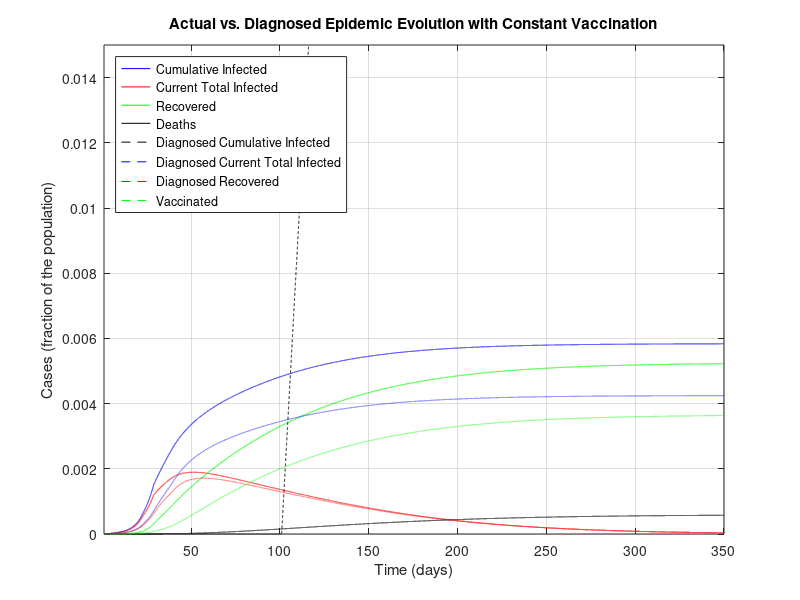
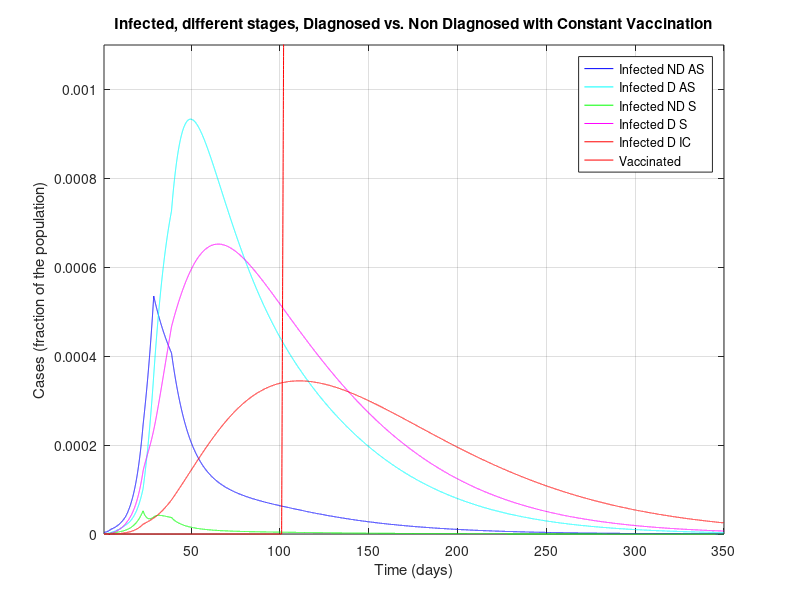
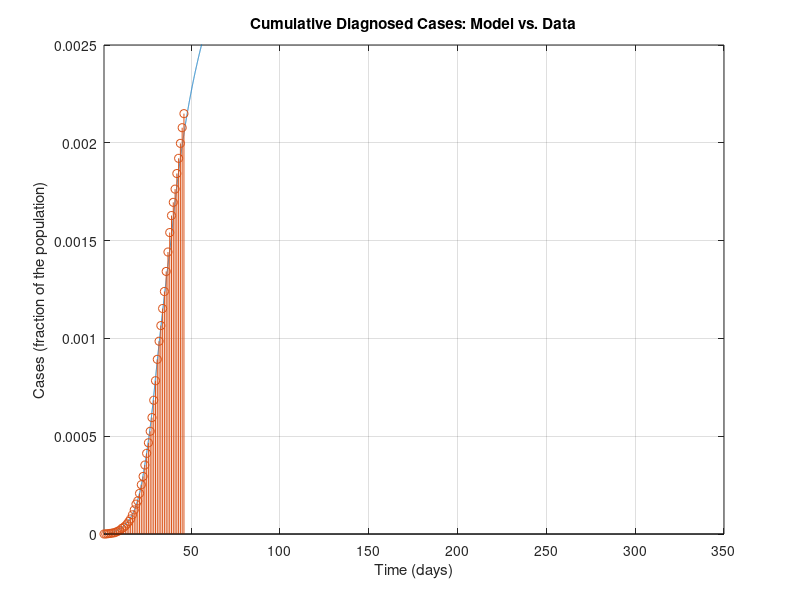
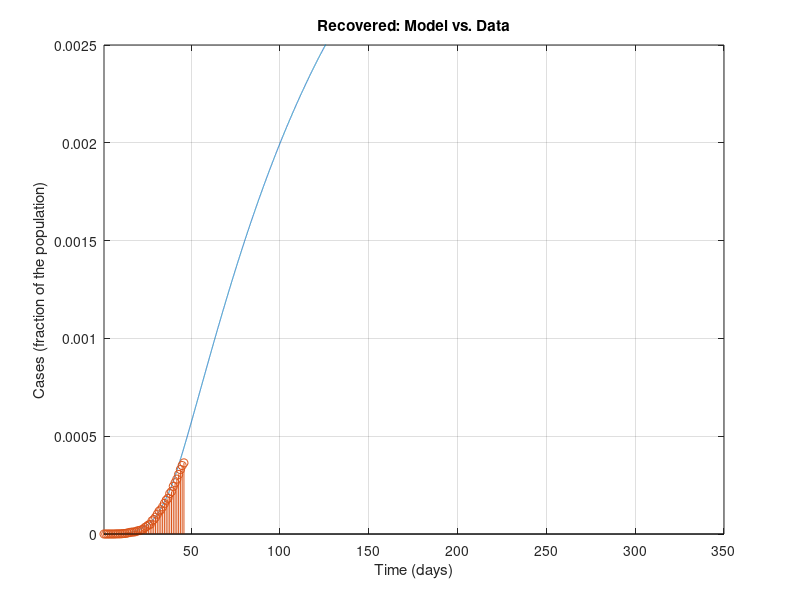

Write MATLAB code to recreate these figures, in order.
%%%%%%%%%%%%%%%%%%%%%%%%%%%%%%%%%%%%%%%%
%%%%%%%%%%%%%%%%%%%%%%%%%%%%%%%%%%%%%%%%
% MATLAB Code for epidemic simulations with the SIDARTHE model in the work
%
% Based on Modelling the COVID-19 epidemic and implementation of population-wide interventions in Italy
% by Giulia Giordano, Franco Blanchini, Raffaele Bruno, Patrizio Colaneri, Alessandro Di Filippo, Angela Di Matteo, Marta Colaneri
% 
%This program introduces a V compartment that represents vaccination at a
%constant rate.

%This vaccination can be modified to start at day 100 too.

%%%%%%%%%%%%%%%%%%%%%%%%%%%%%%%%%%%%%%%%
%%%%%%%%%%%%%%%%%%%%%%%%%%%%%%%%%%%%%%%%

%This program

clear all
close all
clc

%%%%%%%%%%%%%%%%%%%%%%%%%%%%%%%%%%%%%%%%
% DATA
%%%%%%%%%%%%%%%%%%%%%%%%%%%%%%%%%%%%%%%%

% Italian population
popolazione=60e6;

% Data 20 February - 5 April (46 days):
% Total Cases
CasiTotali = [3 20 79 132 219 322 400 650 888 1128 1694 2036 2502 3089 3858 4636 5883 7375 9172 10149 12462 15113 17660 21157 24747 27980 31506 35713 41035 47021 53578 59138 63927 69176 74386 80539 86498 92472 97689 101739 105792 110574 115242 119827 124632 128948]/popolazione; % D+R+T+E+H_diagnosticati
% Deaths
Deceduti = [0 1 2 2 5 10 12 17 21 29 34 52 79 107 148 197 233 366 463 631 827 1016 1266 1441 1809 2158 2503 2978 3405 4032 4825 5476 6077 6820 7503 8165 9134 10023 10779 11591 12428 13155 13915 14681 15362 15887]/popolazione; % E
% Recovered
Guariti = [0 0 0 1 1 1 3 45 46 50 83 149 160 276 414 523 589 622 724 1004 1045 1258 1439 1966 2335 2749 2941 4025 4440 5129 6072 7024 7432 8326 9362 10361 10950 12384 13030 14620 15729 16847 18278 19758 20996 21815]/popolazione; % H_diagnosticati
% Currently Positive
Positivi = [3 19 77 129 213 311 385 588 821 1049 1577 1835 2263 2706 3296 3916 5061 6387 7985 8514 10590 12839 14955 17750 20603 23073 26062 28710 33190 37860 42681 46638 50418 54030 57521 62013 66414 70065 73880 75528 77635 80572 83049 85388 88274 91246]/popolazione; % D+R+T

% Data 23 February - 5 April (from day 4 to day 46)
% Currently positive: isolated at home
Isolamento_domiciliare = [49 91 162 221 284 412 543 798 927 1000 1065 1155 1060 1843 2180 2936 2599 3724 5036 6201 7860 9268 10197 11108 12090 14935 19185 22116 23783 26522 28697 30920 33648 36653 39533 42588 43752 45420 48134 50456 52579 55270 58320]/popolazione; %D
% Currently positive: hospitalised
Ricoverati_sintomi = [54 99 114 128 248 345 401 639 742 1034 1346 1790 2394 2651 3557 4316 5038 5838 6650 7426 8372 9663 11025 12894 14363 15757 16020 17708 19846 20692 21937 23112 24753 26029 26676 27386 27795 28192 28403 28540 28741 29010 28949]/popolazione; % R
% Currently positive: ICU
Terapia_intensiva = [26 23 35 36 56 64 105 140 166 229 295 351 462 567 650 733 877 1028 1153 1328 1518 1672 1851 2060 2257 2498 2655 2857 3009 3204 3396 3489 3612 3732 3856 3906 3981 4023 4035 4053 4068 3994 3977]/popolazione; %T


%%%%%%%%%%%%%%%%%%%%%%%%%%%%%%%%%%%%%%%%
% PARAMETERS
%%%%%%%%%%%%%%%%%%%%%%%%%%%%%%%%%%%%%%%%

% Simulation horizon: CAN BE MODIFIED AT ONE'S WILL PROVIDED THAT IT IS AT
% LEAST EQUAL TO THE NUMBER OF DAYS FOR WHICH DATA ARE AVAILABLE
Orizzonte = 350;

% Plot yes/no: SET TO 1 IF PDF FIGURES MUST BE GENERATED, 0 OTHERWISE
plotPDF = 0;

% Time-step for Euler discretisation of the continuous-time system
step=0.01;

% Transmission rate due to contacts with UNDETECTED asymptomatic infected
alfa=0.57;
% Transmission rate due to contacts with DETECTED asymptomatic infected
beta=0.0114;
% Transmission rate due to contacts with UNDETECTED symptomatic infected
gamma=0.456;
% Transmission rate due to contacts with DETECTED symptomatic infected
delta=0.0114;

% Detection rate for ASYMPTOMATIC
epsilon=0.171;
% Detection rate for SYMPTOMATIC
theta=0.3705;

% Worsening rate: UNDETECTED asymptomatic infected becomes symptomatic
zeta=0.1254;
% Worsening rate: DETECTED asymptomatic infected becomes symptomatic
eta=0.1254;

% Worsening rate: UNDETECTED symptomatic infected develop life-threatening
% symptoms
mu=0.0171;
% Worsening rate: DETECTED symptomatic infected develop life-threatening
% symptoms
nu=0.0274;

% Mortality rate for infected with life-threatening symptoms
tau=0.01;

% Recovery rate for undetected asymptomatic infected
lambda=0.0342;
% Recovery rate for detected asymptomatic infected
rho=0.0342;
% Recovery rate for undetected symptomatic infected
kappa=0.0171;
% Recovery rate for detected symptomatic infected
xi=0.0171;
% Recovery rate for life-threatened symptomatic infected
sigma=0.0171;

%to add the SIDARTHE-V version add a new constant phi
%phi=0.0005;
%For second scenario with vaccines at day 100
phi=0.0;
%phi=0.5;


%%%%%%%%%%%%%%%%%%%%%%%%%%%%%%%%%%%%%%%%
% DEFINITIONS
%%%%%%%%%%%%%%%%%%%%%%%%%%%%%%%%%%%%%%%%

% Parameters
r1=epsilon+zeta+lambda;
r2=eta+rho;
r3=theta+mu+kappa;
r4=nu+xi;
r5=sigma+tau;

% Initial R0
R0_iniziale=alfa/r1+beta*epsilon/(r1*r2)+gamma*zeta/(r1*r3)+delta*eta*epsilon/(r1*r2*r4)+delta*zeta*theta/(r1*r3*r4);

% Time horizon
t=1:step:Orizzonte;

% Vectors for time evolution of variables
S=zeros(1,length(t));
I=zeros(1,length(t));
D=zeros(1,length(t));
A=zeros(1,length(t));
R=zeros(1,length(t));
T=zeros(1,length(t));
H=zeros(1,length(t));
H_diagnosticati=zeros(1,length(t)); % DIAGNOSED recovered only!
E=zeros(1,length(t));
%For SIDARTHE-V add a V
V=zeros(1,length(t));

% Vectors for time evolution of actual/perceived Case Fatality Rate
M=zeros(1,length(t));
P=zeros(1,length(t));

%%%%%%%%%%%%%%%%%%%%%%%%%%%%%%%%%%%%%%%%
% INITIAL CONDITIONS
%%%%%%%%%%%%%%%%%%%%%%%%%%%%%%%%%%%%%%%%

I(1)=200/popolazione;
D(1)=20/popolazione;
A(1)=1/popolazione;
R(1)=2/popolazione;
T(1)=0.00;
H(1)=0.00;
E(1)=0.00;
V(1)=0.00;%For SIDARTHE-V
S(1)=1-I(1)-D(1)-A(1)-R(1)-T(1)-H(1)-E(1)-V(1);

H_diagnosticati(1) = 0.00; % DIAGNOSED recovered only
Infetti_reali(1)=I(1)+D(1)+A(1)+R(1)+T(1); % Actual currently infected

M(1)=0;
P(1)=0;

% Whole state vector
%Added a V(1) at the end
x=[S(1);I(1);D(1);A(1);R(1);T(1);H(1);E(1);V(1);H_diagnosticati(1);Infetti_reali(1)];

%%%%%%%%%%%%%%%%%%%%%%%%%%%%%%%%%%%%%%%%
% SIMULATION
%%%%%%%%%%%%%%%%%%%%%%%%%%%%%%%%%%%%%%%%

% "Control" binary variables to compute the new R0 every time a policy has
% changed the parameters
plottato = 0;
plottato1 = 0;
plottato_bis = 0;
plottato_tris = 0;
plottato_quat = 0;

for i=2:length(t)
    
    if (i>4/step) % Basic social distancing (awareness, schools closed)
        alfa=0.4218;
        gamma=0.285;
        beta = 0.0057;
        delta=0.0057;
        if plottato == 0 % Compute the new R0
            r1=epsilon+zeta+lambda;
            r2=eta+rho;
            r3=theta+mu+kappa;
            r4=nu+xi;
            r5=sigma+tau;
            R0_primemisure=alfa/r1+beta*epsilon/(r1*r2)+gamma*zeta/(r1*r3)+delta*eta*epsilon/(r1*r2*r4)+delta*zeta*theta/(r1*r3*r4)
            plottato = 1;
        end
    end
    
    if (i>12/step)
        % Screening limited to / focused on symptomatic subjects
        epsilon=0.1425;
        if plottato1 == 0
            r1=epsilon+zeta+lambda;
            r2=eta+rho;
            r3=theta+mu+kappa;
            r4=nu+xi;
            r5=sigma+tau;
            R0_primemisureeps=alfa/r1+beta*epsilon/(r1*r2)+gamma*zeta/(r1*r3)+delta*eta*epsilon/(r1*r2*r4)+delta*zeta*theta/(r1*r3*r4)
            plottato1 = 1;
        end
    end
    
    if (i>22/step) % Social distancing: lockdown, mild effect
        
        alfa=0.36;
        beta=0.005;
        gamma=0.2;
        delta=0.005;
        
        mu = 0.008;
        nu = 0.015;
        
        zeta=0.034;
        eta=0.034;
        
        lambda=0.08;
        rho=0.0171;
        kappa=0.0171;
        xi=0.0171;
        sigma=0.0171;
        
        if plottato_bis == 0 % Compute the new R0
            r1=epsilon+zeta+lambda;
            r2=eta+rho;
            r3=theta+mu+kappa;
            r4=nu+xi;
            r5=sigma+tau;
            R0_secondemisure=(alfa*r2*r3*r4+epsilon*beta*r3*r4+gamma*zeta*r2*r4+delta*eta*epsilon*r3+delta*zeta*theta*r2)/(r1*r2*r3*r4)
            plottato_bis = 1;
        end
    end
    
    if (i>28/step) % Social distancing: lockdown, strong effect
        
        alfa=0.21;
        gamma=0.11;
        
        if plottato_tris == 0 % Compute the new R0
            r1=epsilon+zeta+lambda;
            r2=eta+rho;
            r3=theta+mu+kappa;
            r4=nu+xi;
            r5=sigma+tau;
            R0_terzemisure=(alfa*r2*r3*r4+epsilon*beta*r3*r4+gamma*zeta*r2*r4+delta*eta*epsilon*r3+delta*zeta*theta*r2)/(r1*r2*r3*r4)
            plottato_tris = 1;
        end
    end
    
    if (i>38/step) % Broader diagnosis campaign
        
        epsilon = 0.2;
        rho=0.02;
        kappa=0.02;
        xi=0.02;
        sigma=0.01;
        
        zeta=0.025;
        eta=0.025;
        
        if plottato_quat == 0 % Compute the new R0
            r1=epsilon+zeta+lambda;
            r2=eta+rho;
            r3=theta+mu+kappa;
            r4=nu+xi;
            r5=sigma+tau;
            R0_quartemisure=(alfa*r2*r3*r4+epsilon*beta*r3*r4+gamma*zeta*r2*r4+delta*eta*epsilon*r3+delta*zeta*theta*r2)/(r1*r2*r3*r4)
            plottato_quat = 1;
        end
    end

    %Start vaccinations at a constant rate at day 100.
    %Comment the following 3 lines for constant vaccines at day 1
    if (i>100/step)
        phi = 0.001;
    end
    
    %This is the matrix that evolves the system
    % Compute the system evolution
    %ADDED A NEW zero to the end of each row and added a tenth row with vaccination 
    %B=[-alfa*x(2)-beta*x(3)-gamma*x(4)-delta*x(5)-phi*x(9) 0 0 0 0 0 0 0 0 0 0;
    %    alfa*x(2)+beta*x(3)+gamma*x(4)+delta*x(5) -(epsilon+zeta+lambda) 0 0 0 0 0 0 0 0 0;
    %    0 epsilon  -(eta+rho) 0 0 0 0 0 0 0 0;
    %    0 zeta 0 -(theta+mu+kappa) 0 0 0 0 0 0 0;
    %    0 0 eta theta -(nu+xi) 0 0 0 0 0 0;
    %    0 0 0 mu nu  -(sigma+tau) 0 0 0 0 0;
    %    0 lambda rho kappa xi sigma 0 0 0 0 0;
    %    0 0 0 0 0 tau 0 0 0 0 0;
    %    phi*x(1) 0 0 0 0 0 0 0 0 0 0;
    %    0 0 rho 0 xi sigma 0 0 0 0 0;
    %    alfa*x(2)+beta*x(3)+gamma*x(4)+delta*x(5) 0 0 0 0 0 0 0 0 0 0];
    %x=x+B*x*step;
    
    B=[-alfa*x(2)-beta*x(3)-gamma*x(4)-delta*x(5)-phi 0 0 0 0 0 0 0 0 0 0;
        alfa*x(2)+beta*x(3)+gamma*x(4)+delta*x(5) -(epsilon+zeta+lambda) 0 0 0 0 0 0 0 0 0;
        0 epsilon  -(eta+rho) 0 0 0 0 0 0 0 0;
        0 zeta 0 -(theta+mu+kappa) 0 0 0 0 0 0 0;
        0 0 eta theta -(nu+xi) 0 0 0 0 0 0;
        0 0 0 mu nu  -(sigma+tau) 0 0 0 0 0;
        0 lambda rho kappa xi sigma 0 0 0 0 0;
        0 0 0 0 0 tau 0 0 0 0 0;
        phi 0 0 0 0 0 0 0 0 0 0;
        0 0 rho 0 xi sigma 0 0 0 0 0;
        alfa*x(2)+beta*x(3)+gamma*x(4)+delta*x(5) 0 0 0 0 0 0 0 0 0 0];
    x=x+B*x*step;
    % Update variables
    
    S(i)=x(1);
    I(i)=x(2);
    D(i)=x(3);
    A(i)=x(4);
    R(i)=x(5);
    T(i)=x(6);
    H(i)=x(7);
    E(i)=x(8);
    V(i)=x(9);%added V
    
    H_diagnosticati(i)=x(10);
    Infetti_reali(i)=x(11);
    
    % Update Case Fatality Rate
    
    M(i)=E(i)/(S(1)-S(i));
    P(i)=E(i)/((epsilon*r3+(theta+mu)*zeta)*(I(1)+S(1)-I(i)-S(i))/(r1*r3)+(theta+mu)*(A(1)-A(i))/r3);
    
end

%%%%%%%%%%%%%%%%%%%%%%%%%%%%%%%%%%%%%%%%
% FINAL VALUES
%%%%%%%%%%%%%%%%%%%%%%%%%%%%%%%%%%%%%%%%

% Variables
Sbar=S(length(t));
Ibar=I(length(t));
Dbar=D(length(t));
Abar=A(length(t));
Rbar=R(length(t));
Tbar=T(length(t));
Hbar=H(length(t));
Ebar=E(length(t));
Vbar=V(length(t));

% Case fatality rate
Mbar=M(length(t));
Pbar=P(length(t));

% Case fatality rate from formulas
Mbar1=Ebar/(S(1)-Sbar);
Pbar1=Ebar/((epsilon*r3+(theta+mu)*zeta)*(I(1)+S(1)-Sbar-Ibar)/(r1*r3)+(theta+mu)*(A(1)-Abar)/r3);

%%%%%%%%%%%%%%%%%%%%%%%%%%%%%%%%%%%%%%%%
% FIGURES
%%%%%%%%%%%%%%%%%%%%%%%%%%%%%%%%%%%%%%%%

% Add a V term to the first two graphs
figure
plot(t,Infetti_reali,'b',t,I+D+A+R+T,'r',t,H,'g',t,E,'k',t,V,'black--')%added V
hold on
plot(t,D+R+T+E+H_diagnosticati,'--b',t,D+R+T,'--r',t,H_diagnosticati,'--g')
xlim([t(1) t(end)])
ylim([0 0.015])
title('Actual vs. Diagnosed Epidemic Evolution with Constant Vaccination')
xlabel('Time (days)')
ylabel('Cases (fraction of the population)')
legend({'Cumulative Infected','Current Total Infected', 'Recovered', 'Deaths','Diagnosed Cumulative Infected','Diagnosed Current Total Infected', 'Diagnosed Recovered', 'Vaccinated'},'Location','northwest')
grid

if plotPDF==1
    set(gcf, 'PaperUnits', 'centimeters');
    set(gcf, 'PaperPosition', [0 0 24 16]);
    set(gcf, 'PaperSize', [24 16]); % dimension on x axis and y axis resp.
    print(gcf,'-dpdf', ['PanoramicaEpidemiaRealevsPercepita.pdf'])
end
%

figure
plot(t,I,'b',t,D,'c',t,A,'g',t,R,'m',t,T,'r',t,V,'r')
xlim([t(1) t(end)])
ylim([0 1.1e-3])
title('Infected, different stages, Diagnosed vs. Non Diagnosed with Constant Vaccination')
xlabel('Time (days)')
ylabel('Cases (fraction of the population)')
legend({'Infected ND AS', 'Infected D AS', 'Infected ND S', 'Infected D S', 'Infected D IC','Vaccinated'},'Location','northeast')
grid

if plotPDF==1
    set(gcf, 'PaperUnits', 'centimeters');
    set(gcf, 'PaperPosition', [0 0 24 16]);
    set(gcf, 'PaperSize', [24 16]); % dimension on x axis and y axis resp.
    print(gcf,'-dpdf', ['SuddivisioneInfetti.pdf'])
end

%

figure
plot(t,D+R+T+E+H_diagnosticati)
hold on
stem(t(1:1/step:size(CasiTotali,2)/step),CasiTotali)
xlim([t(1) t(end)])
ylim([0 2.5e-3])
title('Cumulative Diagnosed Cases: Model vs. Data')
xlabel('Time (days)')
ylabel('Cases (fraction of the population)')
grid

if plotPDF==1
    set(gcf, 'PaperUnits', 'centimeters');
    set(gcf, 'PaperPosition', [0 0 16 10]);
    set(gcf, 'PaperSize', [16 10]); % dimension on x axis and y axis resp.
    print(gcf,'-dpdf', ['CasiTotali.pdf'])
end
%

figure
plot(t,H_diagnosticati)
hold on
stem(t(1:1/step:size(CasiTotali,2)/step),Guariti)
xlim([t(1) t(end)])
ylim([0 2.5e-3])
title('Recovered: Model vs. Data')
xlabel('Time (days)')
ylabel('Cases (fraction of the population)')
grid

if plotPDF==1
    set(gcf, 'PaperUnits', 'centimeters');
    set(gcf, 'PaperPosition', [0 0 16 10]);
    set(gcf, 'PaperSize', [16 10]); % dimension on x axis and y axis resp.
    print(gcf,'-dpdf', ['Guariti_diagnosticati.pdf'])
end
%

figure
plot(t,E)
hold on
stem(t(1:1/step:size(CasiTotali,2)/step),Deceduti)
xlim([t(1) t(end)])
ylim([0 2.5e-3])
title('Deaths: Model vs. Data - NOTE: EXCLUDED FROM FITTING')
xlabel('Time (days)')
ylabel('Cases (fraction of the population)')
grid

if plotPDF==1
    set(gcf, 'PaperUnits', 'centimeters');
    set(gcf, 'PaperPosition', [0 0 16 10]);
    set(gcf, 'PaperSize', [16 10]); % dimension on x axis and y axis resp.
    print(gcf,'-dpdf', ['Morti.pdf'])
end
%

figure
plot(t,D+R+T)
hold on
stem(t(1:1/step:size(CasiTotali,2)/step),Positivi)
xlim([t(1) t(end)])
ylim([0 2.5e-3])
title('Infected: Model vs. Data')
xlabel('Time (days)')
ylabel('Cases (fraction of the population)')
grid

if plotPDF==1
    set(gcf, 'PaperUnits', 'centimeters');
    set(gcf, 'PaperPosition', [0 0 16 10]);
    set(gcf, 'PaperSize', [16 10]); % dimension on x axis and y axis resp.
    print(gcf,'-dpdf', ['Positivi_diagnosticati.pdf'])
end
%

figure
plot(t,D)
hold on
stem(t(1+3/step:1/step:1+(size(Ricoverati_sintomi,2)+2)/step),Isolamento_domiciliare)
xlim([t(1) t(end)])
ylim([0 2.5e-3])
title('Infected, No Symptoms: Model vs. Data')
xlabel('Time (days)')
ylabel('Cases (fraction of the population)')
grid

if plotPDF==1
    set(gcf, 'PaperUnits', 'centimeters');
    set(gcf, 'PaperPosition', [0 0 16 10]);
    set(gcf, 'PaperSize', [16 10]); % dimension on x axis and y axis resp.
    print(gcf,'-dpdf', ['InfettiAsintomatici_diagnosticati.pdf'])
end
%

figure
plot(t,R)
hold on
stem(t(1+3/step:1/step:1+(size(Ricoverati_sintomi,2)+2)/step),Ricoverati_sintomi)
xlim([t(1) t(end)])
ylim([0 2.5e-3])
title('Infected, Symptoms: Model vs. Data')
xlabel('Time (days)')
ylabel('Cases (fraction of the population)')
grid

if plotPDF==1
    set(gcf, 'PaperUnits', 'centimeters');
    set(gcf, 'PaperPosition', [0 0 16 10]);
    set(gcf, 'PaperSize', [16 10]); % dimension on x axis and y axis resp.
    print(gcf,'-dpdf', ['InfettiSintomatici_diagnosticati_ricoverati.pdf'])
end
%

figure
plot(t,D+R)
hold on
stem(t(1+3/step:1/step:1+(size(Ricoverati_sintomi,2)+2)/step),Isolamento_domiciliare+Ricoverati_sintomi)
xlim([t(1) t(end)])
ylim([0 2.5e-3])
title('Infected, No or Mild Symptoms: Model vs. Data')
xlabel('Time (days)')
ylabel('Cases (fraction of the population)')
grid

if plotPDF==1
    set(gcf, 'PaperUnits', 'centimeters');
    set(gcf, 'PaperPosition', [0 0 16 10]);
    set(gcf, 'PaperSize', [16 10]); % dimension on x axis and y axis resp.
    print(gcf,'-dpdf', ['InfettiNonGravi_diagnosticati.pdf'])
end

%

figure
plot(t,T)
hold on
stem(t(1+3/step:1/step:1+(size(Ricoverati_sintomi,2)+2)/step),Terapia_intensiva)
xlim([t(1) t(end)])
ylim([0 2.5e-3])
title('Infected, Life-Threatening Symptoms: Model vs. Data')
xlabel('Time (days)')
ylabel('Cases (fraction of the population)')
grid

if plotPDF==1
    set(gcf, 'PaperUnits', 'centimeters');
    set(gcf, 'PaperPosition', [0 0 16 10]);
    set(gcf, 'PaperSize', [16 10]); % dimension on x axis and y axis resp.
    print(gcf,'-dpdf', ['InfettiSintomatici_diagnosticati_terapiaintensiva.pdf'])
end

%Plot the vaccinated
figure
plot(t,V)
hold on
%stem(t(1+3/step:1/step:1+(size(Ricoverati_sintomi,2)+2)/step),Terapia_intensiva)
xlim([t(1) t(end)])
ylim([0 2.5e-3])
title('Vaccinated: Model vs. Data')
xlabel('Time (days)')
ylabel('Vaccinated (fraction of the population)')
grid

%if plotPDF==1
    %set(gcf, 'PaperUnits', 'centimeters');
    %set(gcf, 'PaperPosition', [0 0 16 10]);
    %set(gcf, 'PaperSize', [16 10]); % dimension on x axis and y axis resp.
    %print(gcf,'-dpdf', ['InfettiSintomatici_diagnosticati_terapiaintensiva.pdf'])
%end
